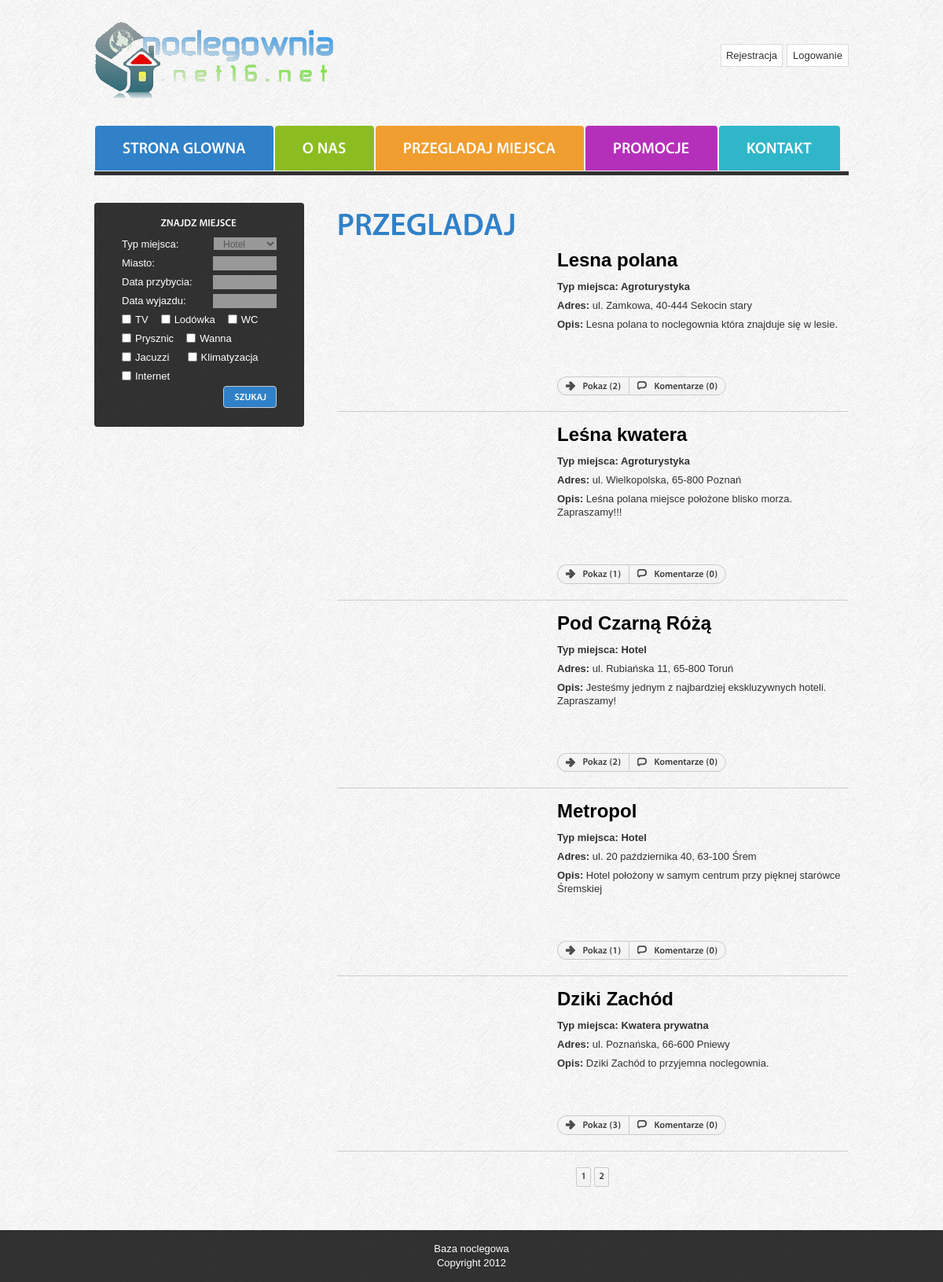
/przegladaj.php, run on the app's committed database.
### tables this page shows
CREATE TABLE `pokoj` (
  `id_pok` int(100) unsigned NOT NULL AUTO_INCREMENT,
  `id_miejsce` int(11) NOT NULL,
  `tytul` varchar(100) NOT NULL,
  `opis` varchar(700) NOT NULL,
  `cena` int(5) NOT NULL,
  `tv` varchar(8) DEFAULT 'Brak',
  `lodowka` varchar(8) DEFAULT 'Brak',
  `wc` varchar(8) DEFAULT 'Brak',
  `prszynic` varchar(8) DEFAULT 'Brak',
  `wanna` varchar(8) DEFAULT 'Brak',
  `jacuzzi` varchar(8) DEFAULT 'Brak',
  `klimatyzacja` varchar(8) DEFAULT 'Brak',
  `internet` varchar(8) DEFAULT 'Brak',
  `zdjecie` mediumblob NOT NULL,
  PRIMARY KEY (`id_pok`)
);

CREATE TABLE `noclegownia` (
  `id` int(10) unsigned NOT NULL AUTO_INCREMENT,
  `nazwa` varchar(200) NOT NULL,
  `miejscowosc` varchar(100) NOT NULL,
  `kod_pocztowy` varchar(6) NOT NULL,
  `ulica` varchar(100) NOT NULL,
  `opis` varchar(700) NOT NULL,
  `ocena` varchar(50) NOT NULL,
  `typ` varchar(100) NOT NULL,
  `status` tinyint(1) DEFAULT '0',
  `zdjecie` mediumblob NOT NULL,
  PRIMARY KEY (`id`)
);

### public_html/przegladaj_pokoje.php (the view, shortened to what this page needs)
<?php
if(isset($_GET['pok'])){
$id=($_GET['pok']);
    $sql="SELECT * FROM noclegownia WHERE id='$id'";
    $query=mysql_query($sql);
    while($result=mysql_fetch_assoc($query)){
	$id_noclegownia=$result['id'];
			echo '<article class="col2">
				<div class="wrapper under">';
                include 'include/wyszukiwarka_noclegownia.php';
                echo '</div>
				</article>';
                        $sql="SELECT * FROM pokoj WHERE id_miejsce='$id'";
                    	$query=mysql_query($sql);
                    	while($result2=mysql_fetch_assoc($query))
                	       {
	                        echo'<article class="col2"><div class="wrapper under">';
							include 'include/wyszukiwarka_pokoj.php';
	                               	echo '</div></article>';
	                       }
                                            }
							if(isset($_GET['start'])){
							echo '<br /><br /><a class="pill button" href="przegladaj.php?start='.$_GET['start'].'"><span class="leftarrow icon"></span>Wstecz</a>';}else{echo '<br /><br /><a class="pill button" href="przegladaj.php"><span class="leftarrow icon"></span>Wstecz</a>';}
}else{
if(isset($_GET['start'])){
	$start = $_GET['start'];}else{$start = 0;}
	$na_stronie = 5;
		$sql = "SELECT * FROM pokoj
		JOIN noclegownia ON (id_miejsce = id)
		GROUP BY id
		ORDER BY typ LIMIT ".($start).",".$na_stronie."";
		$query=mysql_query($sql);
		if( mysql_num_rows( $query ) > 0){
		while($result=mysql_fetch_assoc($query)){
		$id_noclegownia=$result['id'];
		$zapytanie=(mysql_query("SELECT count(pokoj.id_miejsce) AS ile FROM pokoj
		JOIN noclegownia ON (id_miejsce = id)
		WHERE id = $id_noclegownia"));
		$ile=mysql_fetch_assoc($zapytanie);
		echo '<article class="col2">
				<div class="wrapper under">
				<table border="1" width="100%"><tr><td width="280px">
					<figure class="left marg_right1">';
					echo '</figure></td>
					<td><p class="pad_bot2"><strong><span style="color: black; font-size: 18pt">'.$result['nazwa'].'</span><br /><br />Typ miejsca: '.$result['typ'].'</strong></p>
					<p class="pad_bot2"><strong>Adres:</strong> ul. '.$result['ulica'].', '.$result['kod_pocztowy'].' '.$result['miejscowosc'].'</p>
                                                            <p class="pad_bot2"><strong>Opis:</strong> '.$result['opis'].'</p>
					<br /><br /><br />';
					if(isset($_GET['start'])){
					echo '<a href="przegladaj.php?start='.$_GET['start'].'&pok='.$result['id'].'" class="pill left button"><span class="rightarrow icon"></span>Pokaz ('.$ile['ile'].')</a>';}else{echo '<a href="przegladaj.php?pok='.$result['id'].'" class="pill left button"><span class="rightarrow icon"></span>Pokaz ('.$ile['ile'].')</a>';} ?>
					<a onclick="window.open('<?php echo 'komentarze/komentarze.php?kom='.$id_noclegownia.'';  ?>', 'Komentarze', 'toolbar=no, scrollbars=yes, location=no, height=430,width=600');" class="pill right2 button"><span class="comment icon"></span>Komentarze (<?php echo $result['status']; ?>)</a>
					<?php
			echo '</td></tr>
                </table>
			</article><hr>';
												}
							$wykonaj=mysql_query("SELECT * FROM pokoj
							JOIN noclegownia ON (id_miejsce = id)
							GROUP BY id");
							$znaleziono=mysql_num_rows($wykonaj);
							if($znaleziono>$na_stronie) {
							print '<center>  ';
							for($i=0; $i<ceil($znaleziono/$na_stronie); $i++)
							print '<a class="button" href="przegladaj.php?start='.($i*$na_stronie).'"><b>'.($i+1).'</b></a>  ';
														}
							print '</center>';
}
}
?>

### public_html/button/stylesheets/css3buttons.css (style rules this page uses)
a.button { -moz-user-select: none; -webkit-tap-highlight-color: rgba(0,0,0,0); -webkit-user-select: none; -webkit-touch-callout: none; }
a.button.pill, button.pill { -webkit-border-radius: 19px; -moz-border-radius: 19px; border-radius: 19px; padding: 5px 10px 4px 10px; *padding: 4px 10px; }
a.button.left, button.left { -webkit-border-bottom-right-radius: 0px; -webkit-border-top-right-radius: 0px; -moz-border-radius-bottomright: 0px; -moz-border-radius-topright: 0px; border-bottom-right-radius: 0px; border-top-right-radius: 0px; margin-right: 0px; border-right: none; }
a.button.right2, button.right { -webkit-border-bottom-left-radius: 0px; -webkit-border-top-left-radius: 0px; -moz-border-radius-bottomleft: 0px; -moz-border-radius-topleft: 0px; border-top-left-radius: 0px; border-bottom-left-radius: 0px; margin-left: 0px; }
a.button span.icon, button span.icon { display: inline-block; width: 14px; height: 12px; margin: auto 7px auto auto; position: relative; top: 0; *top: 0px; background-image: url('../images/css3buttons_icons.png'); background-repeat: no-repeat; }
a.button span.icon.comment, button span.icon.comment { background-position: 0 -176px }
a.button span.icon.rightarrow, button span.icon.rightarrow { background-position: 0 -674px }

### public_html/css/layout.css (style rules this page uses)
.col1, .col2, .col3, .cols { float:left }
.col2 { width:650px }

### public_html/css/style.css (style rules this page uses)
.left { float:left }
.wrapper { width:100%;overflow:hidden }
body { background:url(../images/bg.jpg) top center repeat;border:0;font:13px Arial, Helvetica, sans-serif;color:#323232;line-height:17px }
body, html { height:100% }
a { color:#f09e2f;text-decoration:underline;outline:none }
p { padding-bottom:17px }
.pad_bot2 { padding-bottom:7px }
.under { padding-bottom:20px;border-bottom:1px solid #cccccc;margin-bottom:20px }

### data on the page
pokoj: noclegownia.nazwa "Lesna polana", noclegownia.typ "Agroturystyka", noclegownia.ulica "Zamkowa", noclegownia.kod_pocztowy "40-444", noclegownia.miejscowosc "Sekocin stary", noclegownia.opis "Lesna polana to noclegownia która znajduje się w lesie."
pokoj: noclegownia.nazwa "Leśna kwatera", noclegownia.typ "Agroturystyka", noclegownia.ulica "Wielkopolska", noclegownia.kod_pocztowy "65-800", noclegownia.miejscowosc "Poznań", noclegownia.opis "Leśna polana miejsce położone blisko morza. Zapraszamy!!!"
pokoj: noclegownia.nazwa "Pod Czarną Różą", noclegownia.typ "Hotel", noclegownia.ulica "Rubiańska 11", noclegownia.kod_pocztowy "65-800", noclegownia.miejscowosc "Toruń", noclegownia.opis "Jesteśmy jednym z najbardziej ekskluzywnych hoteli. Zapraszamy!"
pokoj: noclegownia.nazwa "Metropol", noclegownia.typ "Hotel", noclegownia.ulica "20 października 40", noclegownia.kod_pocztowy "63-100", noclegownia.miejscowosc "Śrem", noclegownia.opis "Hotel położony w samym centrum przy pięknej starówce Śremskiej"
pokoj: noclegownia.nazwa "Dziki Zachód", noclegownia.typ "Kwatera prywatna", noclegownia.ulica "Poznańska", noclegownia.kod_pocztowy "66-600", noclegownia.miejscowosc "Pniewy", noclegownia.opis "Dziki Zachód to przyjemna noclegownia."
